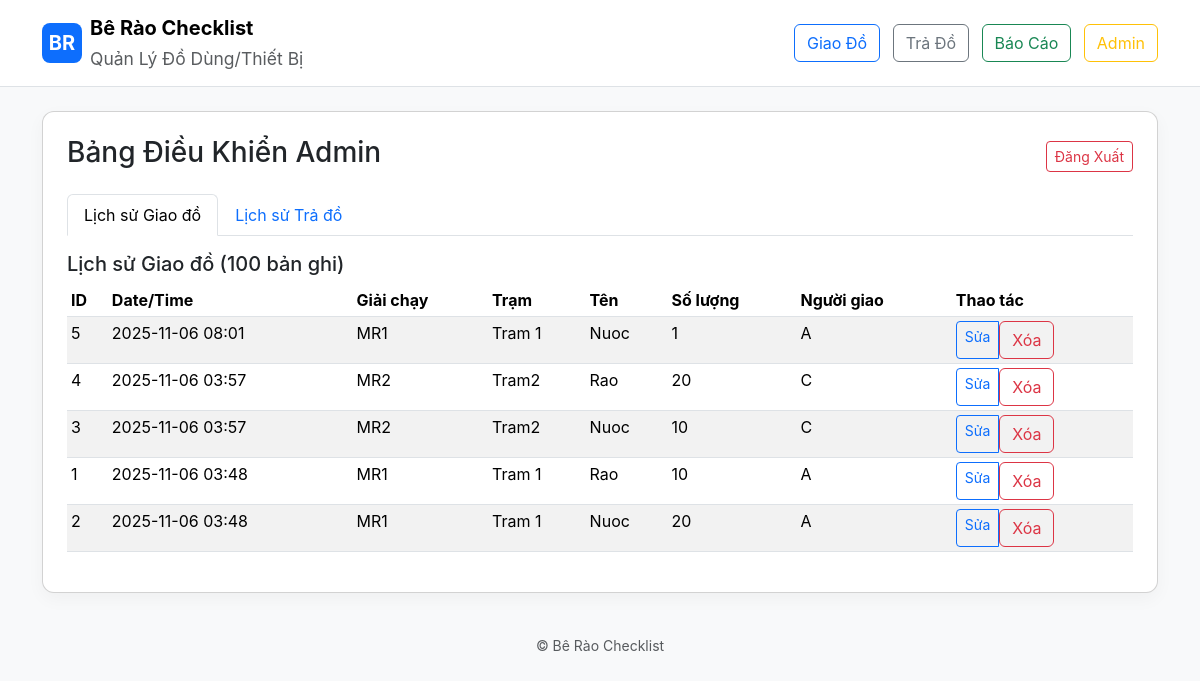
The app's page /admin/dashboard (signed in), older data.
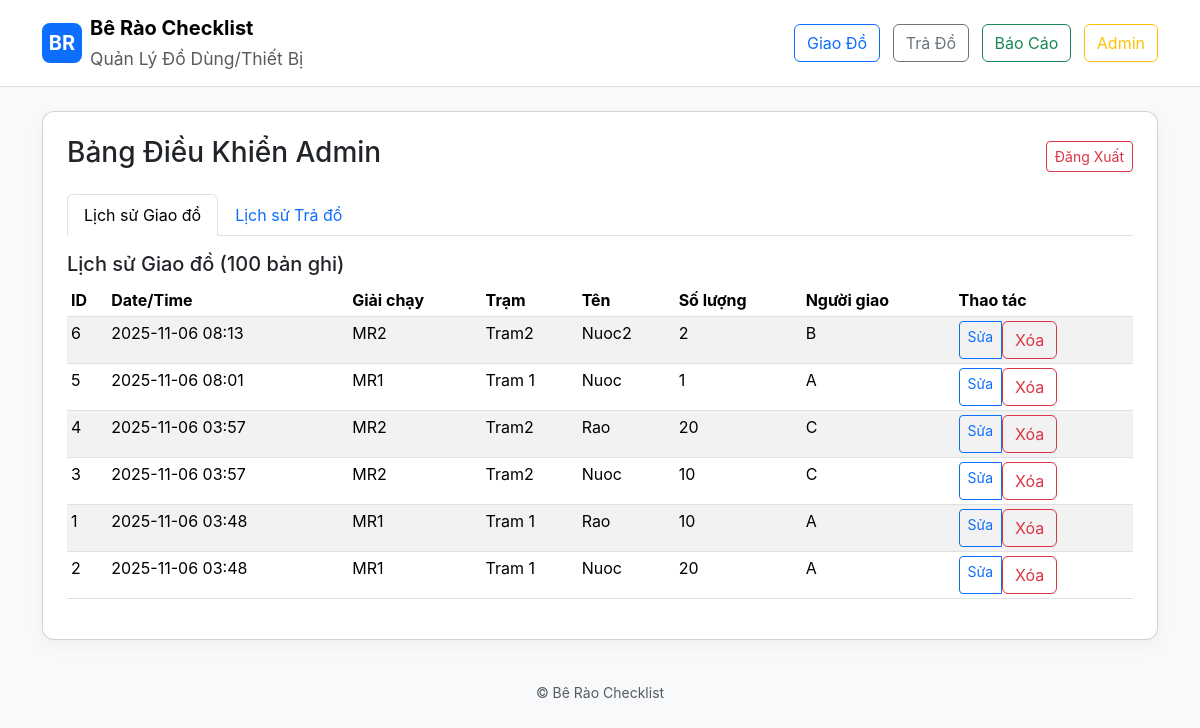
The same page, newer data.
### models.py (models this page shows)
class IssueRecord(db.Model):
    id = db.Column(db.Integer, primary_key=True)
    marathon_id = db.Column(db.Integer, db.ForeignKey('marathon.id'), nullable=True)
    station_id = db.Column(db.Integer, db.ForeignKey('station.id'), nullable=True)
    equipment_id = db.Column(db.Integer, db.ForeignKey('equipment.id'), nullable=False)
    person_name = db.Column(db.String(200))
    quantity = db.Column(db.Integer)
    timestamp = db.Column(db.DateTime)

### app.py (the view)
@app.route('/admin/dashboard')
@admin_required
def admin_dashboard():
    marathons = Marathon.query.order_by(Marathon.name).all()
    stations = Station.query.order_by(Station.name).all()
    equipments = Equipment.query.order_by(Equipment.name).all()
    issue_records = IssueRecord.query.order_by(IssueRecord.timestamp.desc()).limit(100).all()
    return_records = ReturnRecord.query.order_by(ReturnRecord.timestamp.desc()).limit(100).all()
    return render_template('admin_dashboard.html', marathons=marathons, stations=stations, equipments=equipments, issue_records=issue_records, return_records=return_records)

### app.py (called while the page is built)
def admin_required(f):
    @wraps(f)
    def decorated_function(*args, **kwargs):
        if not session.get('admin_logged_in'):
            flash('Please login to access this page.', 'warning')
            return redirect(url_for('admin_login'))
        return f(*args, **kwargs)
    return decorated_function

### templates/admin_dashboard.html (shortened to what this page needs)
{% extends "base.html" %}
{% block content %}
<div class="card p-4">
  <div class="d-flex justify-content-between align-items-center mb-3">
    <h3>Bảng Điều Khiển Admin</h3>
    <a href="{{ url_for('admin_logout') }}" class="btn btn-sm btn-outline-danger">Đăng Xuất</a>
  </div>
  <ul class="nav nav-tabs mb-3" id="adminTabs" role="tablist">
    <li class="nav-item" role="presentation">
      <button class="nav-link active" id="issue-tab" data-bs-toggle="tab" data-bs-target="#issue-records" type="button">Lịch sử Giao đồ</button>
    </li>
    <li class="nav-item" role="presentation">
      <button class="nav-link" id="return-tab" data-bs-toggle="tab" data-bs-target="#return-records" type="button">Lịch sử Trả đồ</button>
    </li>
  </ul>
  <div class="tab-content" id="adminTabsContent">
    <div class="tab-pane fade show active" id="issue-records" role="tabpanel">
      <h5>Lịch sử Giao đồ (100 bản ghi)</h5>
      <div class="table-responsive">
        <table class="table table-sm table-striped">
          <thead>
            <tr>
              <th>ID</th>
              <th>Date/Time</th>
              <th>Giải chạy</th>
              <th>Trạm</th>
              <th>Tên</th>
              <th>Số lượng</th>
              <th>Người giao</th>
              <th>Thao tác</th>
            </tr>
          </thead>
          <tbody>
            {% for record in issue_records %}
            <tr>
              <td>{{ record.id }}</td>
              <td>{{ record.timestamp.strftime('%Y-%m-%d %H:%M') if record.timestamp else '—' }}</td>
              <td>{{ marathons|selectattr('id', 'equalto', record.marathon_id)|map(attribute='name')|first if record.marathon_id else '—' }}</td>
              <td>{{ stations|selectattr('id', 'equalto', record.station_id)|map(attribute='name')|first if record.station_id else '—' }}</td>
              <td>{{ equipments|selectattr('id', 'equalto', record.equipment_id)|map(attribute='name')|first or '—' }}</td>
              <td>{{ record.quantity }}</td>
              <td>{{ record.person_name }}</td>
              <td>
                <div class="btn-group btn-group-sm">
                  <a href="{{ url_for('edit_issue_record', record_id=record.id) }}" class="btn btn-outline-primary">Sửa</a>
                  <form method="post" action="{{ url_for('delete_issue_record', record_id=record.id) }}" style="display:inline;" onsubmit="return confirm('Are you sure you want to delete this record?');">
                    <button type="submit" class="btn btn-outline-danger">Xóa</button>
                  </form>
                </div>
              </td>
            </tr>
            {% endfor %}
          </tbody>
        </table>
      </div>
    </div>
  </div>
</div>
{% endblock %}

### templates/base.html (shortened to what this page needs)
<!doctype html>
<html lang="vi">
  <head>
    <link href="https://cdn.jsdelivr.net/npm/bootstrap@5.3.2/dist/css/bootstrap.min.css" rel="stylesheet">
    <link rel="stylesheet" href="{{ url_for('static', filename='style.css') }}">
  </head>
  <body class="bg-light">
    <nav class="navbar navbar-expand-lg navbar-light bg-white border-bottom">
      <div class="container">
        <a class="navbar-brand d-flex align-items-center" href="{{ url_for('index') }}">
          <div class="logo-circle me-2">BR</div>
          <div>
            <div class="fw-bold">Bê Rào Checklist</div>
            <small class="text-muted">Quản Lý Đồ Dùng/Thiết Bị</small>
          </div>
        </a>
        <div>
          <a class="btn btn-outline-primary me-2" href="{{ url_for('issue') }}">Giao Đồ</a>
          <a class="btn btn-outline-secondary me-2" href="{{ url_for('return_equipment') }}">Trả Đồ</a>
          <a class="btn btn-outline-success me-2" href="{{ url_for('report') }}">Báo Cáo</a>
          {% if session.get('admin_logged_in') %}
            <a class="btn btn-outline-warning" href="{{ url_for('admin_dashboard') }}">Admin</a>
          {% else %}
            <a class="btn btn-outline-dark" href="{{ url_for('admin_login') }}">Login</a>
          {% endif %}
        </div>
      </div>
    </nav>
    <main class="container py-4">
      {% block content %}{% endblock %}
    </main>
    <footer class="text-center text-muted py-3">
      <small>© Bê Rào Checklist</small>
    </footer>
  </body>
</html>

### static/style.css (style rules this page uses)
.logo-circle { width:40px;height:40px;border-radius:8px;background:#0d6efd;color:white;display:flex;align-items:center;justify-content:center;font-weight:700 }
body { font-family:Inter, system-ui, -apple-system, 'Segoe UI', Roboto, 'Helvetica Neue', Arial }
.card { border-radius:12px;box-shadow:0 6px 18px rgba(10,20,30,0.04) }

Row changes from the older to the newer data that the page shows:
added IssueRecord: id "6", timestamp "2025-11-06 08:13", marathon_id "MR2", station_id "Tram2", equipment_id "Nuoc2", quantity "2", person_name "B"
